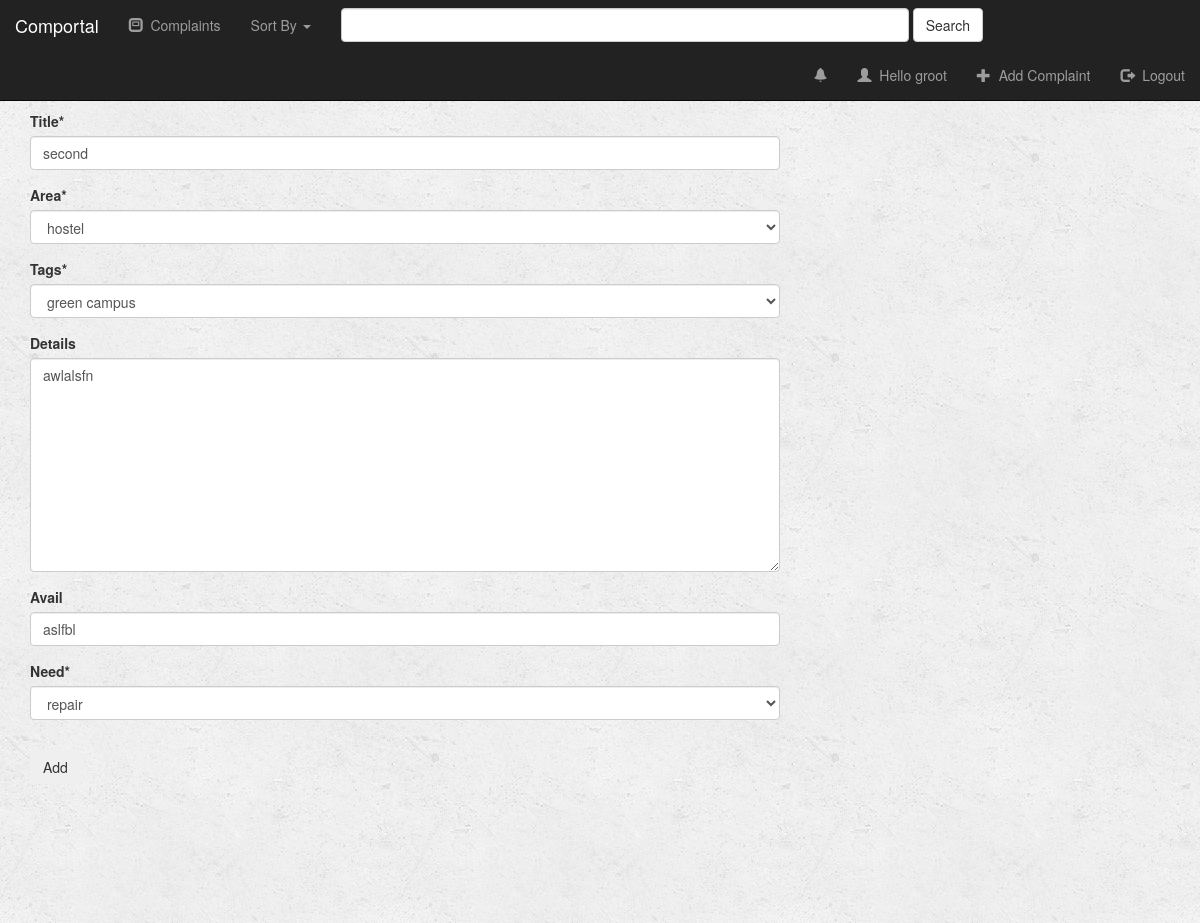
Screenshot of /update/2/ (signed in) with the database file from the repository.
### users_auth/models.py (models this page shows, shortened)
class CustomUser(AbstractBaseUser, PermissionsMixin):
    GENDERS = (('M', 'Male'), ('F', 'Female'))
    username = models.CharField(max_length=50, unique=True)
    email = models.EmailField(blank=True)
    name = models.CharField(max_length=200, blank=True)
    mobile = models.CharField(max_length=10,
                              validators=[RegexValidator(regex=r'[0-9]{10}', message='Invalid Mobile Number')], blank=True)
    gender = models.CharField(max_length=1, choices=GENDERS, default='M')
    registration_number = models.CharField('Registration number',max_length=8,
                              validators=[RegexValidator(regex=r'[0-9]{8}', message='Invalid Registration Number')])
    admin = models.CharField(max_length=1, default='N')
    password = models.CharField('password', max_length=128, validators=[validate_password])
    is_active = models.BooleanField(default=True, verbose_name='Active',
                                    help_text='Designates whether this user should be treated as active. '
                                              'Unselect this instead of deleting accounts.')
    is_admin = models.BooleanField(default=False, verbose_name='Staff status',
                                   help_text='Designates whether the user can log into this admin site.')
    image = models.ImageField(default='default.jpg', upload_to='profile_pics')
    notifications = models.IntegerField(default=0)
    noti_messages = models.CharField(max_length=500, blank = True)
    USERNAME_FIELD = 'username'
    EMAIL_FIELD = 'email'
    objects= CustomUserManager()
    def __str__(self):
        return self.username

### comportal/models.py (models this page shows, shortened)
class Complain(models.Model):
    title = models.CharField(max_length=200)
    AREA_CHOICES = (
        ('H', 'hostel'),
        ('A', 'academics'),
        ('C', 'colony'),
    )
    area = models.CharField(
        max_length=1,
        choices=AREA_CHOICES,
        default='H'
         )
    TAGS_CHOICES = (
        ('G', 'green campus'),
        ('E', 'electrical'),
        ('C', 'civil'),
    )
    tags = models.CharField(
        max_length=1,
        choices=TAGS_CHOICES,
        default='G'
         )
    TYPE_CHOICES = (
        ('I', 'individual'),
        ('G', 'general'),
    )
    type = models.CharField(
        max_length=1,
        choices=TYPE_CHOICES,
        default='G'
         )
    details = models.TextField(blank=True)
    pub_date = models.DateTimeField(auto_now=True)
    avail = models.CharField(max_length=200, blank=True)
    status = models.IntegerField(default=0)
    by = models.ForeignKey(CustomUser, on_delete = models.CASCADE, related_name='profile')
    priority = models.IntegerField(default=0)
    NEED_CHOICES = (
        ('R', 'repair'),
        ('C', 'change'),
    )
    need = models.CharField(
        max_length=1,
        choices=NEED_CHOICES,
        default='R'
         )

### comportal/views.py (the view, shortened to what this page needs)
# urls.py: path('update/<int:pk>/', views.UpdateComplain.as_view(), name='update-complain'),
class UpdateComplain(LoginRequiredMixin, UserPassesTestMixin, UpdateView):
    model = Complain
    fields = ['title', 'area', 'tags', 'details', 'avail', 'need']
    def test_func(self):
        complain = self.get_object()
        user = self.request.user
        print(complain.by)
        if user == complain.by:
            return True
        messages.error(self.request, f'you are not allowed to update complain')
        return False

### comportal/templates/comportal/complain_form.html (shortened to what this page needs)
{% extends "comportal/base.html" %}
{% load crispy_forms_tags %}
{% block content %}
    <div class="col-md-8 content-section">
        <form method="POST">
            <fieldset class="form-group">
                <legend class="border-bottom mb-4">Complain</legend>
                {{ form|crispy }}
            </fieldset>
            <div class="form-group">
                <button class="btn btn-outline-info" type="submit">Add</button>
            </div>
        </form>
    </div>
{% endblock content %}

### comportal/templates/comportal/base.html (shortened to what this page needs)
<!DOCTYPE html>
<html lang="en">
<head>
    {% load staticfiles %}
    <link rel="stylesheet" type="text/css" href="{% static 'comportal/style.css' %}">
    <link rel="stylesheet" href="{% static 'comportal/bootstrap-3.3.7-dist/css/bootstrap.min.css' %}">
</head>
<body>
    <header>
        <nav class="navbar navbar-inverse navbar-fixed-top">
            <div class="container-fluid">
                <div class="navbar-header">
                    <a class="navbar-brand" href="{% url 'comportal:index' %}">Comportal</a>
                </div>
                <div class="collapse navbar-collapse" id="topNavBar">
                    <ul class="nav navbar-nav">
                        <li><a href="{% url 'comportal:index' %}"><span class="glyphicon glyphicon-modal-window" aria-hidden="true"></span>&nbsp; Complaints</a></li>
                        <li class="dropdown">
                            <a href="#" class="dropdown-toggle" data-toggle="dropdown" role="button" aria-haspopup="true" aria-expanded="false">Sort By <span class="caret"></span></a>
                        </li>
                    </ul>
                    <form class="navbar-form navbar-left" role="search" method="get" action="{% url 'comportal:index' %}">
                        <div class="form-group">
                            <input type="text" class="form-control" size ="70" name="q" value="{{ request.GET.q }}">
                        </div>
                        <button type="submit" class="btn btn-default">Search</button>
                    </form>
                    {% if user.is_authenticated%}
                        <ul class="nav navbar-nav navbar-right">
                            <li>
                                <a data-toggle="modal" href="#myModal" class="button">
                                    <span class="glyphicon glyphicon-bell" aria-hidden="true"></span>
                                </a>
                            </li>
                            <li>
                                <a href="{% url 'users_auth:user-profile' %}">
                                    <span class="glyphicon glyphicon-user" aria-hidden="true"></span>&nbsp; Hello {{user.get_username}}
                                </a>
                            </li>
                            <li>
                                <a href="{% url 'comportal:newcomplain' %}">
                                    <span class="glyphicon glyphicon-plus" aria-hidden="true"></span>&nbsp; Add Complaint
                                </a>
                            </li>
                            <li>
                                <a href="{% url 'logout' %}">
                                    <span class="glyphicon glyphicon-log-out" aria-hidden="true"></span>&nbsp; Logout
                                </a>
                            </li>
                        </ul>
                    {% endif %}
                </div>
            </div>
        </nav>
    </header>
    <main role="main" class="container">
      <div class="row">
          {% block content %}{% endblock %}
      </div>
      <hr>
      <hr>
    </main>
    <hr>
    <hr>
</body>
</html>

### comportal/static/comportal/style.css (style rules this page uses)
body { background: white url("./background.png"); }
body .container { margin-top: 5%; }

### rows the page displays
CustomUser: get_username "groot"
Complain: title "second", area "hostel", tags "green campus", details "awlalsfn", avail "aslfbl", need "repair"
